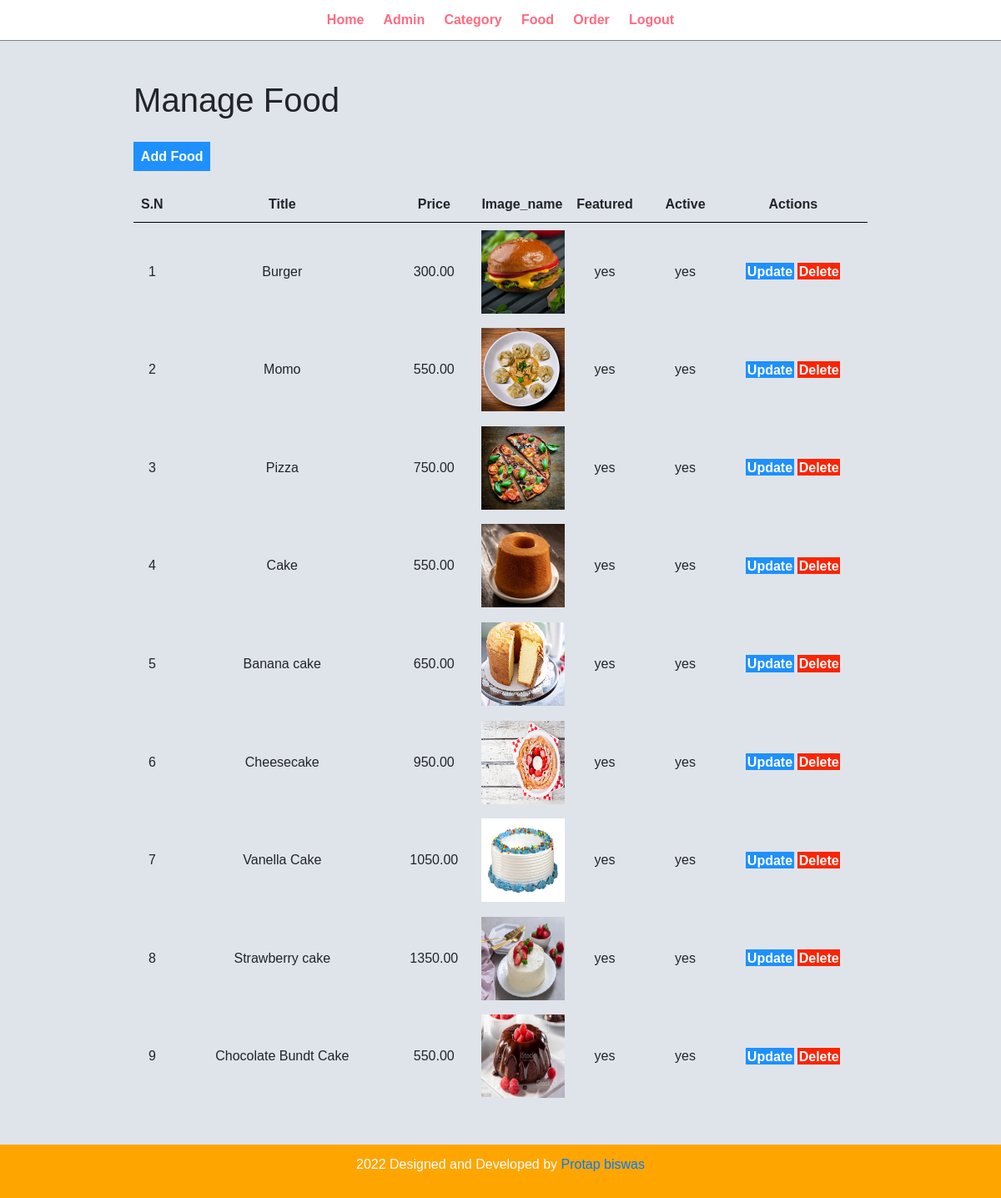
Screenshot of /admin/manage_food.php (signed in) with the database file from the repository.
### tables this page shows
CREATE TABLE `tbl_food` (
  `id` int(10) UNSIGNED NOT NULL,
  `title` varchar(100) NOT NULL,
  `description` text NOT NULL,
  `price` decimal(10,2) NOT NULL,
  `image_name` varchar(255) NOT NULL,
  `category_id` int(10) UNSIGNED NOT NULL,
  `featured` varchar(10) NOT NULL,
  `active` varchar(10) NOT NULL
);

### admin/manage_food.php (the view, shortened to what this page needs)
<?php include 'partials/header.php'; ?>
<div class="main-content">
	<div class="wrapper">
	     <h1>Manage Food</h1>
	     <br>
		<a href="add_food.php" class="btn_primary">Add Food</a>
		<br><br>
		<table class="tbl_full">
			<tr>
				<th class="text-center">S.N</th>
				<th class="text-center">Title</th>
				<th class="text-center">Price</th>
				<th class="text-center">Image_name</th>
				<th class="text-center">Featured</th>
				<th class="text-center">Active</th>
				<th class="text-center">Actions</th>
			</tr>
			 <?php
				$sql= "SELECT * FROM tbl_food";
				$res = mysqli_query($con,$sql);
				$count = mysqli_num_rows($res);
				$sn=1;
				if ($count>0) {
						while ($row=mysqli_fetch_assoc($res)) {
							$id=$row['id'];
							$title=$row['title'];
							$price=$row['price'];
							$image_name=$row['image_name'];
							$featured=$row['featured'];
							$active=$row['active'];
							?>
								<tr>
									<td class="text-center"><?php echo $sn++;?></td>
									<td class="text-center"><?php echo $title; ?></td>
									<td class="text-center"><?php echo $price; ?></td>
									<td class="text-center" width="10px">
										<?php
											if ($image_name!=="") {
												?>
													<img width="100px" height="100px" src="<?php echo SITEURL;?>images/food/<?php  echo $image_name;?>" width="100px" height="auto">
												<?php
											}else{
												echo "Image not availabe";
											}
										?>
									</td>
									<td class="text-center" ><?php echo $featured; ?></td>
									<td class="text-center" ><?php echo $active; ?></td>
									<td class="text-center">
									   <a href="<?php echo SITEURL;  ?>admin/update_food.php?id=<?php echo $id; ?>" class="btn_secondary">Update</a>
									   <a href="<?php echo SITEURL;  ?>admin/delete_food.php?id=<?php echo $id; ?>&image_name=<?php echo $image_name; ?>" class="btn_danger">Delete</a>
								    </td>
								</tr>
							<?php
						}
				}else{
					?>
					<tr>
						<td colspan="6" ><div class="error">No Food Added</div></td>
					</tr>
					<?php
				}
				?>
		</table>
	</div>
</div>
<?php include 'partials/footer.php'; ?>

### admin/css/stylesheet.css (style rules this page uses)
* { margin: 0 ; padding: 0 ; font-family: Arial,Helvetica, sans-serif; }
.wrapper { padding: 1%; width:80%; margin: 0% auto; }
.text-center { text-align: center; }
.tbl_full { width: 100%; }
table tr th { border-bottom:1px solid black; padding: 1%; text-align: left; }
table tr td { padding:1%; }
.btn_primary { background-color: #1e90ff; padding: 1%; color:white; text-decoration: none; font-weight: bold; }
.btn_secondary { background-color: #1e90ff; padding: 1%; color:white; text-decoration: none; font-weight: bold; }
.btn_danger { background-color: #fc2403; padding: 1%; color:white; text-decoration: none; font-weight: bold; }
.main-content { background-color: #dfe4ea; padding:3%; }

### rows the page displays
tbl_food: title "Burger", price "300.00", image_name (picture), featured "yes", active "yes"
tbl_food: title "Momo", price "550.00", image_name (picture), featured "yes", active "yes"
tbl_food: title "Pizza", price "750.00", image_name (picture), featured "yes", active "yes"
tbl_food: title "Cake", price "550.00", image_name (picture), featured "yes", active "yes"
tbl_food: title "Banana cake", price "650.00", image_name (picture), featured "yes", active "yes"
tbl_food: title "Cheesecake", price "950.00", image_name (picture), featured "yes", active "yes"
tbl_food: title "Vanella Cake", price "1050.00", image_name (picture), featured "yes", active "yes"
tbl_food: title "Strawberry cake", price "1350.00", image_name (picture), featured "yes", active "yes"
tbl_food: title "Chocolate Bundt Cake", price "550.00", image_name (picture), featured "yes", active "yes"
